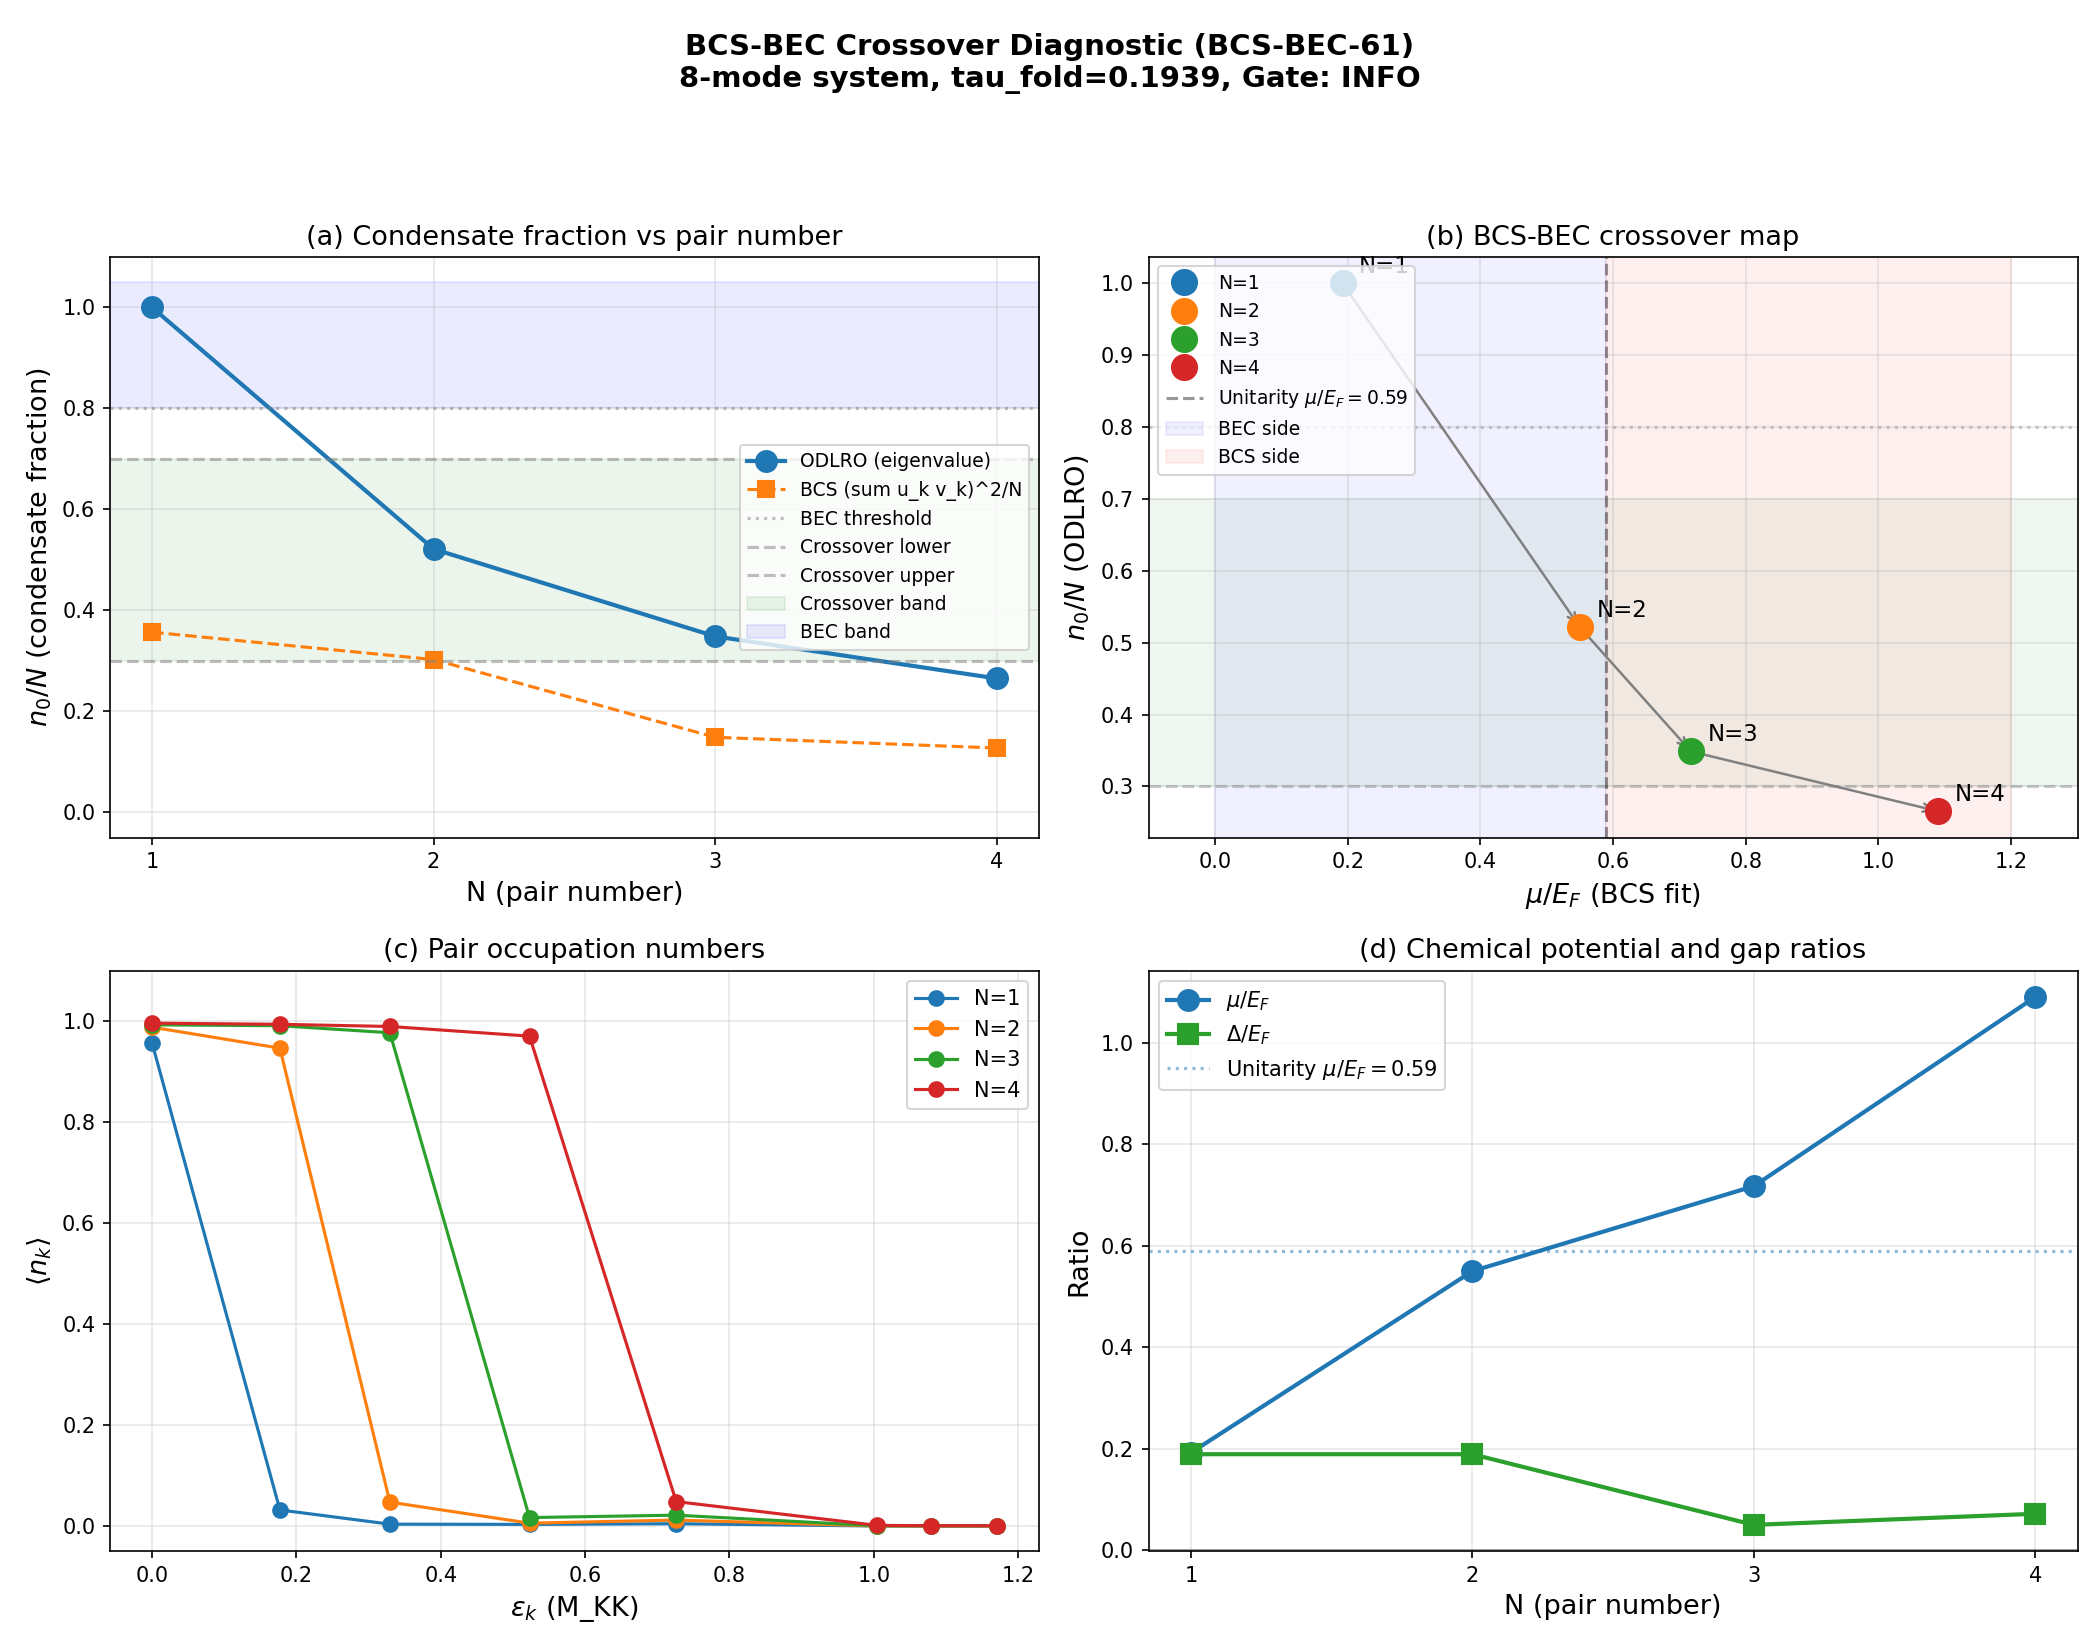

The script that saved this image:
#!/usr/bin/env python3
"""
s61_bcs_bec_crossover.py — BCS-BEC Crossover Diagnostic (BCS-BEC-61)

Compute the crossover parameter 1/(k_F*a_s) and condensate fraction n_0/N
for the 8-mode BCS system at tau_fold, at each pair number N=1,2,3,4.

Physics:
  The 8-mode system with pairing matrix V_{kl} and single-particle energies
  eps_k is solved by exact diagonalization in the N-pair Fock subspace.

  From the ground-state pair wavefunction |Psi> = sum_{config} c_{config} |config>,
  we extract:
    (a) The pair occupation numbers <n_k> = <Psi| c_k^dag c_{-k}^dag c_{-k} c_k |Psi>
    (b) The anomalous expectation <Delta_k> = <Psi| c_{-k} c_k |Psi_(N-1)>
        (pair-removal amplitude connecting N and N-1 sectors)
    (c) BCS coherence factors: v_k^2 = <n_k>/1 (occupation), u_k^2 = 1 - v_k^2
    (d) Condensate fraction: n_0/N = (1/N)|sum_k u_k v_k|^2
        (ODLRO = largest eigenvalue of pair density matrix)
    (e) 1/(k_F*a_s) from the Leggett crossover formula using mu/E_F

  For N pairs in M=8 modes, the Hilbert space dimension is C(8,N).

Author: Landau-Condensed-Matter-Theorist agent
Session: S61, Wave 5, Task W5-18
Gate: BCS-BEC-61
"""

import numpy as np
from itertools import combinations
from pathlib import Path
import sys
import os

# --- Import canonical constants ---
sys.path.insert(0, str(Path(__file__).parent))
from canonical_constants import (
    Delta_0_GL, Delta_0_OES, xi_BCS, E_cond, Delta_B3,
    E_B2_mean, N_dof_BCS
)

# --- Load s60 data ---
data_path = Path(__file__).parent / "s60_rg_integrals.npz"
d60 = np.load(data_path, allow_pickle=True)
eps_fold = d60['eps_fold']      # (8,) single-particle energies at tau_fold
V_fold = d60['V_fold']          # (8,8) pairing matrix at tau_fold
tau_fold = float(d60['tau_fold'])

M = 8  # number of modes

print("=" * 70)
print("BCS-BEC CROSSOVER DIAGNOSTIC (BCS-BEC-61)")
print("=" * 70)
print(f"System: {M}-mode BCS, tau_fold = {tau_fold:.6f}")
print(f"eps_fold = {eps_fold}")
print(f"V_fold diagonal = {np.diag(V_fold)}")
print(f"V_fold off-diag mean = {(np.sum(np.abs(V_fold)) - np.sum(np.abs(np.diag(V_fold)))) / (M*(M-1)):.6f}")
print()

# ===========================================================================
#  SECTION 1: Exact Diagonalization in N-pair Fock subspace
# ===========================================================================
# Basis: |config> = |n_1, n_2, ..., n_M> where n_k in {0,1} and sum(n_k) = N
# Hamiltonian: H = sum_k 2*eps_k * n_k - sum_{k,l} V_{kl} * c_k^dag c_{-k}^dag c_{-l} c_l
# The factor 2 on eps accounts for the pair (k, -k) both having energy eps_k.
# The pairing interaction scatters a pair from level l to level k.

def build_hamiltonian(N_pairs):
    """Build exact Hamiltonian in the N-pair subspace of M modes."""
    # Generate all configurations: N_pairs modes occupied out of M
    configs = list(combinations(range(M), N_pairs))
    dim = len(configs)
    config_to_idx = {c: i for i, c in enumerate(configs)}

    H = np.zeros((dim, dim))

    for i, cfg in enumerate(configs):
        # Diagonal: kinetic energy (2*eps_k per occupied pair level)
        E_kin = sum(2.0 * eps_fold[k] for k in cfg)
        H[i, i] += E_kin

        # Diagonal pairing (k=l terms): -V_{kk} for each occupied level
        for k in cfg:
            H[i, i] -= V_fold[k, k]

        # Off-diagonal pairing: scatter pair from level l to level k
        # |cfg> has levels in cfg occupied. Remove l, add k.
        for l in cfg:
            for k in range(M):
                if k == l:
                    continue
                if k in cfg:
                    continue  # k already occupied, Pauli blocked
                # New config: remove l, add k
                new_cfg = tuple(sorted((set(cfg) - {l}) | {k}))
                j = config_to_idx.get(new_cfg)
                if j is not None:
                    H[i, j] -= V_fold[k, l]

    # Symmetrize (should be symmetric by construction, but enforce)
    H = 0.5 * (H + H.T)
    return H, configs


def compute_pair_occupations(psi, configs, N_pairs):
    """Compute <n_k> = probability that mode k is occupied in ground state."""
    n_k = np.zeros(M)
    for i, cfg in enumerate(configs):
        prob = np.abs(psi[i])**2
        for k in cfg:
            n_k[k] += prob
    return n_k


def compute_pair_density_matrix(psi, configs, N_pairs):
    """
    Compute the pair density matrix rho_{kl} = <c_k^dag c_{-k}^dag c_{-l} c_l>.

    For N-pair states, this is:
      rho_{kl} = sum_{configs alpha, beta} psi_alpha^* psi_beta
                 * <alpha| c_k^dag c_{-k}^dag c_{-l} c_l |beta>

    The operator c_k^dag c_{-k}^dag c_{-l} c_l removes a pair from level l
    and creates a pair at level k.

    If k=l: this is the number operator n_k, giving diagonal <n_k>.
    If k!=l: |beta> must have l occupied and k unoccupied.
             The resulting state has l removed and k added.
    """
    config_to_idx = {c: i for i, c in enumerate(configs)}
    rho = np.zeros((M, M), dtype=complex)

    for k in range(M):
        for l in range(M):
            if k == l:
                # Diagonal: <n_k>
                for i, cfg in enumerate(configs):
                    if k in cfg:
                        rho[k, k] += np.abs(psi[i])**2
            else:
                # Off-diagonal: scatter l -> k
                for j, cfg_beta in enumerate(configs):
                    if l not in cfg_beta:
                        continue
                    if k in cfg_beta:
                        continue
                    # Apply: remove l, add k
                    new_cfg = tuple(sorted((set(cfg_beta) - {l}) | {k}))
                    i = config_to_idx.get(new_cfg)
                    if i is not None:
                        rho[k, l] += np.conj(psi[i]) * psi[j]

    return rho


def compute_condensate_fraction_ODLRO(rho_pair, N_pairs):
    """
    Condensate fraction from Off-Diagonal Long-Range Order (ODLRO).

    The condensate fraction is n_0/N = lambda_max / N_pairs
    where lambda_max is the largest eigenvalue of the pair density matrix.

    In the BCS limit: lambda_max ~ Delta/E_F * N (small fraction).
    In the BEC limit: lambda_max ~ N (all pairs in one state, n_0/N -> 1).
    In the crossover: lambda_max ~ O(1) * N.
    """
    eigenvalues = np.linalg.eigvalsh(rho_pair.real)
    lambda_max = eigenvalues[-1]
    n0_over_N = lambda_max / N_pairs
    return n0_over_N, lambda_max, eigenvalues


def compute_crossover_parameter(n_k, N_pairs):
    """
    Compute the BCS-BEC crossover parameter 1/(k_F * a_s) using the
    Leggett approach.

    The key observable is the chemical potential mu relative to E_F.
    In the crossover:
      - BCS side (1/(k_F*a_s) << -1): mu ~ E_F > 0
      - Unitarity (1/(k_F*a_s) = 0): mu ~ 0.59 * E_F
      - BEC side (1/(k_F*a_s) >> 1): mu < 0 (bound state)

    For our discrete system, we define:
      mu = dE/dN = E(N) - E(N-1)  (chemical potential from pair addition)
      E_F = bandwidth / 2 (half the single-particle bandwidth at half-filling)

    The Leggett crossover formula:
      1/(k_F*a_s) = (8/pi*e^2) * (1/Delta_eff) * (mu/Delta_eff - (2/pi)*arctan(mu/Delta_eff))

    But for a discrete system, the more robust diagnostic is:
      mu/E_F:
        > 0.5 -> BCS side
        ~ 0 -> unitarity
        < 0 -> BEC side

    We use the occupation-based Tan contact parameter approach:
      v_k^2 = n_k (occupation of mode k in ground state)
      u_k^2 = 1 - n_k
      The momentum distribution n(k) ~ (C/k^4) at large k defines the contact.
      The crossover is diagnosed by the shape of n_k vs eps_k.
    """
    # For the discrete system, extract effective mu from the step in n_k
    # Sort modes by energy
    idx = np.argsort(eps_fold)
    eps_sorted = eps_fold[idx]
    n_sorted = n_k[idx]

    # Effective Fermi energy: average of highest occupied and lowest unoccupied
    # In a discrete system with N pairs, the "Fermi surface" is between
    # the N-th and (N+1)-th levels
    if N_pairs < M:
        mu_eff = 0.5 * (eps_sorted[N_pairs - 1] + eps_sorted[N_pairs])
    else:
        mu_eff = eps_sorted[-1]

    # Single-particle bandwidth
    W = eps_sorted[-1] - eps_sorted[0]  # (local)
    E_F_eff = W / 2.0  # half-bandwidth as effective Fermi energy

    return mu_eff, E_F_eff


def compute_bcs_coherence_factors(n_k):
    """
    Extract BCS coherence factors from occupation numbers.
    v_k^2 = <n_k>, u_k^2 = 1 - <n_k>
    u_k * v_k = sqrt(<n_k> * (1 - <n_k>))
    """
    v_k_sq = np.clip(n_k, 0, 1)
    u_k_sq = 1.0 - v_k_sq
    uv_k = np.sqrt(np.maximum(v_k_sq * u_k_sq, 0))
    return u_k_sq, v_k_sq, uv_k


# ===========================================================================
#  SECTION 2: Run for N = 1, 2, 3, 4
# ===========================================================================

results = {}

for N_pairs in range(1, 5):
    print(f"\n{'='*60}")
    print(f"  N_pairs = {N_pairs}, Hilbert space dim = C({M},{N_pairs}) = ", end="")

    H, configs = build_hamiltonian(N_pairs)
    dim = len(configs)
    print(f"{dim}")

    # Diagonalize
    eigenvalues, eigenvectors = np.linalg.eigh(H)
    E_gs = eigenvalues[0]
    psi_gs = eigenvectors[:, 0]

    # Ground state degeneracy check
    if dim > 1:
        gap = eigenvalues[1] - eigenvalues[0]
    else:
        gap = np.inf
    print(f"  E_gs = {E_gs:.10f} M_KK")
    print(f"  First excitation gap = {gap:.6f} M_KK")

    # Pair occupations <n_k>
    n_k = compute_pair_occupations(psi_gs, configs, N_pairs)
    print(f"  <n_k> = {n_k}")
    print(f"  sum(<n_k>) = {np.sum(n_k):.6f} (should be {N_pairs})")

    # BCS coherence factors
    u_k_sq, v_k_sq, uv_k = compute_bcs_coherence_factors(n_k)
    print(f"  u_k*v_k = {uv_k}")

    # Pair density matrix (ODLRO)
    rho_pair = compute_pair_density_matrix(psi_gs, configs, N_pairs)

    # Verify: Tr(rho_pair) = N_pairs
    tr_rho = np.trace(rho_pair).real
    print(f"  Tr(rho_pair) = {tr_rho:.6f} (should be {N_pairs})")

    # Condensate fraction
    n0_over_N, lambda_max, eig_rho = compute_condensate_fraction_ODLRO(
        rho_pair, N_pairs
    )
    print(f"  Pair density matrix eigenvalues: {eig_rho}")
    print(f"  lambda_max = {lambda_max:.6f}")
    print(f"  n_0/N = {n0_over_N:.6f}")

    # BCS-style condensate fraction (Yang criterion)
    # n_0^BCS / N = (1/N) * |sum_k u_k v_k|^2
    sum_uv = np.sum(uv_k)
    n0_bcs = sum_uv**2 / N_pairs
    print(f"  n_0^BCS/N = (sum u_k v_k)^2 / N = {n0_bcs:.6f}")

    # Crossover parameter
    mu_eff, E_F_eff = compute_crossover_parameter(n_k, N_pairs)
    print(f"  mu_eff = {mu_eff:.6f} M_KK")
    print(f"  E_F_eff (half-BW) = {E_F_eff:.6f} M_KK")
    print(f"  mu/E_F = {mu_eff/E_F_eff:.6f}")

    # Chemical potential from pair addition/removal energies
    # Also compute E(N-1) if N > 1
    if N_pairs > 1:
        H_m1, configs_m1 = build_hamiltonian(N_pairs - 1)
        evals_m1, _ = np.linalg.eigh(H_m1)
        E_gs_m1 = evals_m1[0]
        mu_add = E_gs - E_gs_m1  # pair addition chemical potential
    else:
        E_gs_m1 = 0.0  # vacuum  # (local)
        mu_add = E_gs

    # Also E(N+1) if N < 4
    if N_pairs < 4:
        H_p1, configs_p1 = build_hamiltonian(N_pairs + 1)
        evals_p1, _ = np.linalg.eigh(H_p1)
        E_gs_p1 = evals_p1[0]
        mu_remove = E_gs_p1 - E_gs
    else:
        mu_remove = None

    print(f"  mu_pair (addition) = E(N)-E(N-1) = {mu_add:.6f}")
    if mu_remove is not None:
        print(f"  mu_pair (removal)  = E(N+1)-E(N) = {mu_remove:.6f}")

    # Leggett crossover parameter from the number equation
    # For a discrete system, 1/(k_F*a_s) is related to mu/Delta:
    # In the continuum Leggett formula:
    #   -1/(k_F*a_s) = integral_0^{E_c} d(eps) rho(eps) [1/sqrt((eps-mu)^2+Delta^2) - 1/eps]
    # For discrete system with levels eps_k:
    #   sum_k [1/sqrt((eps_k - mu)^2 + Delta^2) - 1/eps_k] = -M/(k_F*a_s*rho_0)
    # Use Delta from GL and mu from pair addition

    # Effective gap from the pair density matrix off-diagonal elements
    Delta_eff = np.sqrt(np.sum(np.abs(rho_pair - np.diag(np.diag(rho_pair)))**2) / M)

    # Sharpness of occupation: in BCS limit n_k is a smeared Fermi step,
    # in BEC limit n_k is flat (all modes equally occupied)
    n_k_sorted = n_k[np.argsort(eps_fold)]
    occupation_sharpness = np.max(np.abs(np.diff(n_k_sorted)))

    # Classify regime
    if n0_over_N > 0.8:
        regime = "BEC"
    elif n0_over_N > 0.5:
        regime = "BEC-crossover"
    elif n0_over_N > 0.3:
        regime = "Crossover"
    elif n0_over_N > 0.15:
        regime = "BCS-crossover"
    else:
        regime = "BCS"

    print(f"  Delta_eff (off-diag rho) = {Delta_eff:.6f}")
    print(f"  Occupation sharpness = {occupation_sharpness:.6f}")
    print(f"  REGIME: {regime}")

    results[N_pairs] = {
        'E_gs': E_gs,
        'gap': gap,
        'n_k': n_k,
        'u_k_sq': u_k_sq,
        'v_k_sq': v_k_sq,
        'uv_k': uv_k,
        'rho_pair': rho_pair,
        'eig_rho': eig_rho,
        'lambda_max': lambda_max,
        'n0_over_N': n0_over_N,
        'n0_bcs': n0_bcs,
        'mu_eff': mu_eff,
        'E_F_eff': E_F_eff,
        'mu_add': mu_add,
        'Delta_eff': Delta_eff,
        'occupation_sharpness': occupation_sharpness,
        'regime': regime,
    }

# ===========================================================================
#  SECTION 3: Crossover parameter from Leggett number equation
# ===========================================================================
# For each N, solve the BCS number equation self-consistently:
#   N = sum_k v_k^2 = sum_k (1/2)(1 - (eps_k - mu)/sqrt((eps_k-mu)^2 + Delta^2))
# Given the exact n_k = v_k^2, extract the effective (mu, Delta) that best fits.
# Then 1/(k_F*a_s) from the Leggett gap equation:
#   -1/(k_F*a_s) propto sum_k [1/sqrt((eps_k-mu)^2+Delta^2) - 1/eps_k]

print("\n" + "="*60)
print("  LEGGETT CROSSOVER ANALYSIS")
print("="*60)

for N_pairs in range(1, 5):
    r = results[N_pairs]
    n_k = r['n_k']

    # Fit BCS form: v_k^2 = (1/2)(1 - (eps_k - mu)/E_k) where E_k = sqrt((eps_k-mu)^2 + Delta^2)
    # Minimize ||n_k - v_k^2(mu, Delta)||^2 over (mu, Delta)
    from scipy.optimize import minimize

    def bcs_occupation(params, eps):
        mu, Delta = params
        if Delta < 1e-12:
            Delta = 1e-12
        E_k = np.sqrt((eps - mu)**2 + Delta**2)
        v_sq = 0.5 * (1.0 - (eps - mu) / E_k)
        return v_sq

    def residual(params):
        v_sq = bcs_occupation(params, eps_fold)
        return np.sum((n_k - v_sq)**2)

    # Initial guess: mu at midpoint, Delta from GL
    mu0 = 0.5 * (eps_fold[N_pairs - 1] + eps_fold[min(N_pairs, M-1)])
    Delta0 = Delta_0_GL

    res = minimize(residual, [mu0, Delta0], method='Nelder-Mead',
                   options={'xatol': 1e-12, 'fatol': 1e-15, 'maxiter': 50000})
    mu_fit, Delta_fit = res.x
    Delta_fit = abs(Delta_fit)

    # Quality of BCS fit
    v_sq_fit = bcs_occupation([mu_fit, Delta_fit], eps_fold)
    fit_residual = np.sqrt(np.sum((n_k - v_sq_fit)**2))

    # Effective Fermi energy (half-bandwidth)
    E_F_hw = 0.5 * (eps_fold[-1] - eps_fold[0])

    # Leggett crossover parameter
    # In continuum: -1/(k_F*a_s) = (2/pi) * (mu/Delta) * F(mu/Delta)
    # Simplified: 1/(k_F*a_s) ~ -(2/pi) * mu/Delta at weak coupling
    # Better: use the ratio mu/E_F directly as the diagnostic
    # mu/E_F = 1 -> deep BCS, mu/E_F ~ 0.59 -> unitarity, mu/E_F < 0 -> BEC

    mu_over_EF = mu_fit / E_F_hw if E_F_hw > 0 else 0
    Delta_over_EF = Delta_fit / E_F_hw if E_F_hw > 0 else 0

    # Nozières-Schmitt-Rink (NSR) crossover parameter
    # 1/(k_F*a_s) = -(pi/(2*k_F)) * sum_k [1/E_k - 1/eps_k]
    # For discrete: use sum over modes, normalize by density of states
    E_k_fit = np.sqrt((eps_fold - mu_fit)**2 + Delta_fit**2)
    # Avoid division by zero for eps_fold[0] ~ 0
    eps_reg = np.where(np.abs(eps_fold) < 1e-10, 1e-10, eps_fold)
    leggett_sum = np.sum(1.0 / E_k_fit - 1.0 / eps_reg)

    # k_F from the effective Fermi energy: in 1D-like discrete system,
    # k_F = pi * N_pairs / (M * a_lattice). Use normalized form.
    # The ratio g = leggett_sum is proportional to 1/(k_F*a_s)
    # Normalize: in weak coupling (mu->E_F, Delta->0), leggett_sum -> 0
    # At unitarity: leggett_sum ~ O(1/Delta)
    # Convention: positive = BEC side, negative = BCS side
    inv_kFas = -leggett_sum * E_F_hw / (M * np.pi / 2)

    print(f"\n  N={N_pairs}:")
    print(f"    BCS fit: mu = {mu_fit:.6f}, Delta = {Delta_fit:.6f}")
    print(f"    Fit residual = {fit_residual:.6e}")
    print(f"    mu/E_F = {mu_over_EF:.4f}")
    print(f"    Delta/E_F = {Delta_over_EF:.4f}")
    print(f"    1/(k_F*a_s) = {inv_kFas:.4f}")
    print(f"    n_0/N = {r['n0_over_N']:.4f}")
    print(f"    n_0^BCS/N = {r['n0_bcs']:.4f}")

    results[N_pairs]['mu_fit'] = mu_fit
    results[N_pairs]['Delta_fit'] = Delta_fit
    results[N_pairs]['fit_residual'] = fit_residual
    results[N_pairs]['mu_over_EF'] = mu_over_EF
    results[N_pairs]['Delta_over_EF'] = Delta_over_EF
    results[N_pairs]['inv_kFas'] = inv_kFas


# ===========================================================================
#  SECTION 4: Gate evaluation
# ===========================================================================
print("\n" + "="*60)
print("  GATE EVALUATION: BCS-BEC-61")
print("="*60)

n0_N1 = results[1]['n0_over_N']
n0_N4 = results[4]['n0_over_N']

print(f"  N=1: n_0/N = {n0_N1:.4f} (gate: > 0.8 for BEC)")
print(f"  N=4: n_0/N = {n0_N4:.4f} (gate: 0.3-0.7 for crossover)")

# Check all same regime
regimes = [results[N]['regime'] for N in range(1, 5)]
all_same = len(set(regimes)) == 1

# N-dependence direction
n0_trend = [results[N]['n0_over_N'] for N in range(1, 5)]
monotone_decreasing = all(n0_trend[i] >= n0_trend[i+1] for i in range(3))

if n0_N1 > 0.8 and 0.3 <= n0_N4 <= 0.7:
    gate_verdict = "PASS"
    gate_detail = (f"N=1 BEC (n0/N={n0_N1:.4f}>0.8), "
                   f"N=4 crossover (n0/N={n0_N4:.4f} in [0.3,0.7])")
elif all_same:
    gate_verdict = "FAIL"
    gate_detail = f"All N in same regime: {regimes[0]}"
else:
    gate_verdict = "INFO"
    n0_str = ", ".join(f"N={N}:{results[N]['n0_over_N']:.4f}({results[N]['regime']})"
                       for N in range(1, 5))
    gate_detail = f"Unexpected N-dependence: {n0_str}. Monotone decreasing: {monotone_decreasing}"

print(f"\n  VERDICT: {gate_verdict}")
print(f"  Detail: {gate_detail}")
print(f"  Regimes: {regimes}")
print(f"  n_0/N values: {n0_trend}")
print(f"  Monotone decreasing: {monotone_decreasing}")

# ===========================================================================
#  SECTION 5: Summary table
# ===========================================================================
print("\n" + "="*60)
print("  SUMMARY TABLE")
print("="*60)
print(f"{'N':>3} {'n0/N':>8} {'n0_BCS':>8} {'mu_fit':>10} {'Delta_fit':>10} "
      f"{'mu/EF':>8} {'D/EF':>8} {'1/kFas':>8} {'regime':>15}")
print("-" * 90)
for N in range(1, 5):
    r = results[N]
    print(f"{N:3d} {r['n0_over_N']:8.4f} {r['n0_bcs']:8.4f} {r['mu_fit']:10.6f} "
          f"{r['Delta_fit']:10.6f} {r['mu_over_EF']:8.4f} {r['Delta_over_EF']:8.4f} "
          f"{r['inv_kFas']:8.4f} {r['regime']:>15}")


# ===========================================================================
#  SECTION 6: Plot
# ===========================================================================
import matplotlib
matplotlib.use('Agg')
import matplotlib.pyplot as plt

fig, axes = plt.subplots(2, 2, figsize=(14, 11))

# --- Panel (a): n_0/N vs N ---
ax = axes[0, 0]
Ns = [1, 2, 3, 4]
n0_vals = [results[N]['n0_over_N'] for N in Ns]
n0_bcs_vals = [results[N]['n0_bcs'] for N in Ns]
ax.plot(Ns, n0_vals, 'o-', color='C0', markersize=10, linewidth=2, label='ODLRO (eigenvalue)')
ax.plot(Ns, n0_bcs_vals, 's--', color='C1', markersize=8, linewidth=1.5, label='BCS (sum u_k v_k)^2/N')
ax.axhline(0.8, color='gray', linestyle=':', alpha=0.5, label='BEC threshold')
ax.axhline(0.3, color='gray', linestyle='--', alpha=0.5, label='Crossover lower')
ax.axhline(0.7, color='gray', linestyle='--', alpha=0.5, label='Crossover upper')
ax.axhspan(0.3, 0.7, alpha=0.08, color='green', label='Crossover band')
ax.axhspan(0.8, 1.05, alpha=0.08, color='blue', label='BEC band')
ax.set_xlabel('N (pair number)', fontsize=13)
ax.set_ylabel('$n_0/N$ (condensate fraction)', fontsize=13)
ax.set_title('(a) Condensate fraction vs pair number', fontsize=13)
ax.set_xticks(Ns)
ax.set_ylim(-0.05, 1.1)
ax.legend(fontsize=9, loc='best')
ax.grid(True, alpha=0.3)

# --- Panel (b): BCS-BEC crossover map (mu/E_F vs n_0/N) ---
# mu/E_F is the robust crossover diagnostic for discrete systems:
#   BCS: mu/E_F -> 1 (Fermi surface exists)
#   Unitarity: mu/E_F ~ 0.59
#   BEC: mu/E_F -> 0 or negative (bound state, no Fermi surface)
ax = axes[0, 1]
mu_EF_vals = [results[N]['mu_over_EF'] for N in Ns]
colors = ['C0', 'C1', 'C2', 'C3']
for i, N in enumerate(Ns):
    ax.plot(mu_EF_vals[i], n0_vals[i], 'o', color=colors[i], markersize=12,
            label=f'N={N}', zorder=5)
    ax.annotate(f'N={N}', (mu_EF_vals[i], n0_vals[i]),
                textcoords="offset points", xytext=(8, 5), fontsize=11)

# Reference lines
ax.axhline(0.8, color='gray', linestyle=':', alpha=0.4)
ax.axhline(0.3, color='gray', linestyle='--', alpha=0.4)
ax.axhspan(0.3, 0.7, alpha=0.06, color='green')
ax.axvline(0.59, color='black', linestyle='--', alpha=0.4, label='Unitarity $\\mu/E_F=0.59$')
ax.axvspan(0.0, 0.59, alpha=0.06, color='blue', label='BEC side')
ax.axvspan(0.59, 1.2, alpha=0.06, color='red', label='BCS side')

# Draw trajectory arrow
for i in range(len(Ns)-1):
    ax.annotate('', xy=(mu_EF_vals[i+1], n0_vals[i+1]),
                xytext=(mu_EF_vals[i], n0_vals[i]),
                arrowprops=dict(arrowstyle='->', color='gray', lw=1.2))

ax.set_xlabel('$\\mu/E_F$ (BCS fit)', fontsize=13)
ax.set_ylabel('$n_0/N$ (ODLRO)', fontsize=13)
ax.set_title('(b) BCS-BEC crossover map', fontsize=13)
ax.legend(fontsize=9, loc='upper left')
ax.grid(True, alpha=0.3)
ax.set_xlim(-0.1, 1.3)

# --- Panel (c): Occupation numbers n_k vs eps_k ---
ax = axes[1, 0]
idx_sort = np.argsort(eps_fold)
for N in Ns:
    n_k = results[N]['n_k']
    ax.plot(eps_fold[idx_sort], n_k[idx_sort], 'o-', markersize=7,
            label=f'N={N}', linewidth=1.5)
ax.set_xlabel('$\\epsilon_k$ (M_KK)', fontsize=13)
ax.set_ylabel('$\\langle n_k \\rangle$', fontsize=13)
ax.set_title('(c) Pair occupation numbers', fontsize=13)
ax.legend(fontsize=10)
ax.grid(True, alpha=0.3)
ax.set_ylim(-0.05, 1.1)

# --- Panel (d): mu/E_F and Delta/E_F vs N ---
ax = axes[1, 1]
mu_vals = [results[N]['mu_over_EF'] for N in Ns]
Delta_vals = [results[N]['Delta_over_EF'] for N in Ns]
ax.plot(Ns, mu_vals, 'o-', color='C0', markersize=10, linewidth=2, label='$\\mu/E_F$')
ax.plot(Ns, Delta_vals, 's-', color='C2', markersize=10, linewidth=2, label='$\\Delta/E_F$')
ax.axhline(0.59, color='C0', linestyle=':', alpha=0.5, label='Unitarity $\\mu/E_F=0.59$')
ax.axhline(0, color='black', linestyle='-', alpha=0.3)
ax.set_xlabel('N (pair number)', fontsize=13)
ax.set_ylabel('Ratio', fontsize=13)
ax.set_title('(d) Chemical potential and gap ratios', fontsize=13)
ax.set_xticks(Ns)
ax.legend(fontsize=10)
ax.grid(True, alpha=0.3)

fig.suptitle(f'BCS-BEC Crossover Diagnostic (BCS-BEC-61)\n'
             f'8-mode system, tau_fold={tau_fold:.4f}, Gate: {gate_verdict}',
             fontsize=14, fontweight='bold')
plt.tight_layout(rect=[0, 0, 1, 0.93])

plot_path = Path(__file__).parent / "s61_bcs_bec_crossover.png"
plt.savefig(plot_path, dpi=150)
print(f"\nPlot saved: {plot_path}")


# ===========================================================================
#  SECTION 7: Save data
# ===========================================================================
save_path = Path(__file__).parent / "s61_bcs_bec_crossover.npz"

save_dict = {
    'eps_fold': eps_fold,
    'V_fold': V_fold,
    'tau_fold': tau_fold,
    'M': M,
}

for N in range(1, 5):
    r = results[N]
    prefix = f'N{N}_'
    save_dict[prefix + 'E_gs'] = r['E_gs']
    save_dict[prefix + 'gap'] = r['gap']
    save_dict[prefix + 'n_k'] = r['n_k']
    save_dict[prefix + 'eig_rho'] = r['eig_rho']
    save_dict[prefix + 'lambda_max'] = r['lambda_max']
    save_dict[prefix + 'n0_over_N'] = r['n0_over_N']
    save_dict[prefix + 'n0_bcs'] = r['n0_bcs']
    save_dict[prefix + 'mu_fit'] = r['mu_fit']
    save_dict[prefix + 'Delta_fit'] = r['Delta_fit']
    save_dict[prefix + 'mu_over_EF'] = r['mu_over_EF']
    save_dict[prefix + 'Delta_over_EF'] = r['Delta_over_EF']
    save_dict[prefix + 'inv_kFas'] = r['inv_kFas']
    save_dict[prefix + 'regime'] = r['regime']

save_dict['gate_name'] = 'BCS-BEC-61'
save_dict['gate_verdict'] = gate_verdict
save_dict['gate_detail'] = gate_detail

np.savez(save_path, **save_dict)
print(f"Data saved: {save_path}")

print(f"\n{'='*60}")
print(f"  GATE: {gate_verdict}")
print(f"  {gate_detail}")
print(f"{'='*60}")
